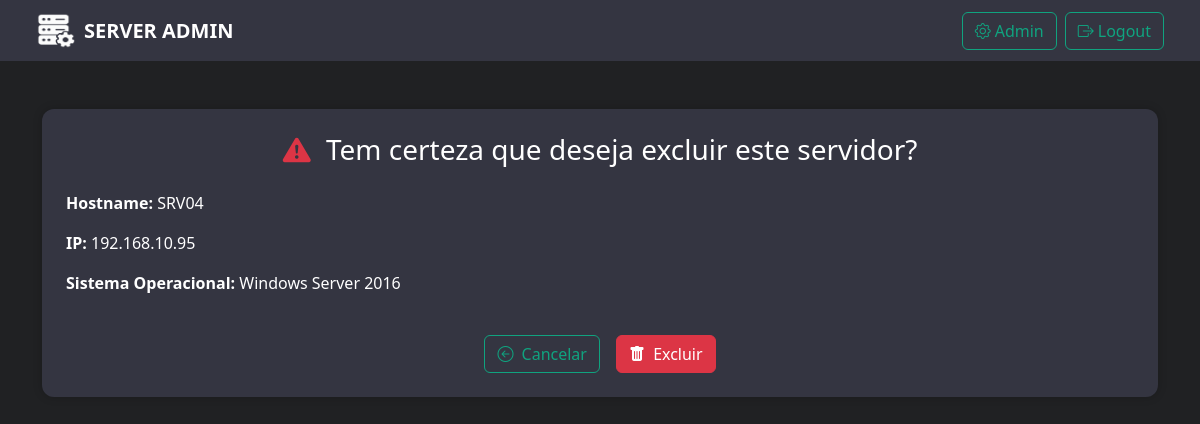
Page /deletar/26/ (signed in) on the committed database.
### inventario/models.py (models this page shows, shortened)
class Servidor(models.Model):
    hostname = models.CharField(max_length=100)
    ip = models.GenericIPAddressField()
    sistema_operacional = models.CharField(max_length=100)
    localizacao = models.CharField(
        max_length=20,
        choices=[
            ('Lever', 'Lever'),
            ('Ramalde', 'Ramalde'),
            ('Gaia', 'Gaia')
        ]
    )
    backup = models.CharField(
        max_length=20,
        choices=[
            ('Baixo', 'Baixo'),
            ('Medio', 'Medio'),
            ('Alto', 'Alto'),
            ('Sem Backup', 'Sem Backup')
        ]
    )
    status = models.CharField(
        max_length=20,
        choices=[
            ('Ativo', 'Ativo'),
            ('A Fazer', 'A Fazer'),
            ('Lixo', 'Lixo')
        ]
    )
    update = models.CharField(
        max_length=20,
        choices=[
            ('CRIT', 'CRIT'),
            ('PROD', 'PROD'),
            ('HOMU', 'HOMU'),
            ('Sem Update', 'Sem Update')
        ]
    )
    data_inclusao = models.DateField(auto_now_add=True)
    observacoes = models.TextField(blank=True)

### inventario/views.py (the view)
# urls.py: path('deletar/<int:pk>/', DeletarServidor.as_view(), name='deletar_servidor'),
class DeletarServidor(LoginRequiredMixin, DeleteView):
    login_url = '/login/'
    model = Servidor
    template_name = 'inventario/confirmar_exclusao.html'
    success_url = reverse_lazy('lista_servidores')

### inventario/templates/inventario/confirmar_exclusao.html (shortened to what this page needs)
{% extends 'base.html' %}
{% block content %}
<div class="container mt-5">
    <div class="card p-4 text-center animate__animated animate__fadeIn">
        <h3 class="text-white mb-4">
            <i class="bi bi-exclamation-triangle-fill text-danger me-2"></i>
            Tem certeza que deseja excluir este servidor?
        </h3>
        <div class="mb-4 text-start text-white">
            <p><strong>Hostname:</strong> {{ object.hostname }}</p>
            <p><strong>IP:</strong> {{ object.ip }}</p>
            <p><strong>Sistema Operacional:</strong> {{ object.sistema_operacional }}</p>
        </div>
        <form method="post" class="d-flex justify-content-center gap-3">
            <a href="{% url 'lista_servidores' %}" class="btn btn-outline-light">
                <i class="bi bi-arrow-left-circle me-1"></i> Cancelar
            </a>
            <button type="submit" class="btn btn-danger">
                <i class="bi bi-trash-fill me-1"></i> Excluir
            </button>
        </form>
    </div>
</div>
{% endblock %}

### inventario/templates/base.html (style rules this page uses)
body { background-color: #202123; color: #e6e6e6; }
.card { background-color: #343541; border: none; border-radius: 12px; box-shadow: 0 0 10px rgba(0,0,0,0.2); }
.btn-outline-light { border-color: #10a37f; color: #10a37f; }
a { color: #10a37f; }

### rows in the picture
Servidor: hostname "SRV04", ip "192.168.10.95", sistema_operacional "Windows Server 2016"
